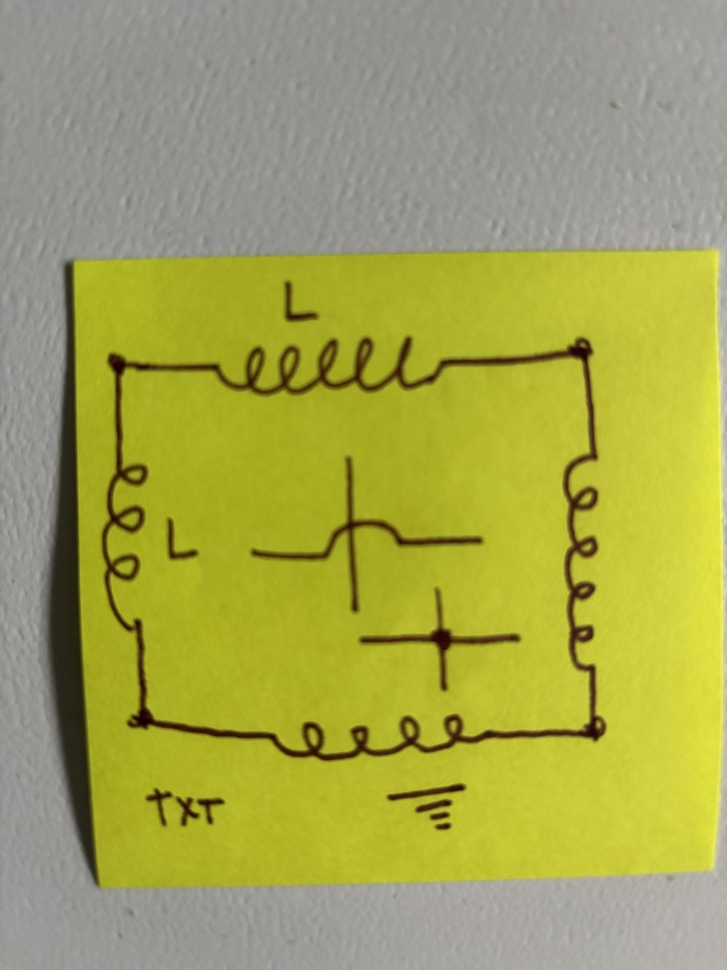
#> input picture training/scripts/test3.jpg, 727 x 970 px, shrunk from 4284 x 5712 before the run
$ jupyter execute lines.ipynb
#> lines starting #> are read from the running program, lines starting #| are printed output that depends on the picture; after the words box and inside, x2 and y2 are one past the last pixel; in counts of white or black regions, pixels touching at a corner belong together
### training/scripts/nodes.py
"""
Functions to clean up hough transform.
"""

import math

def unnest_list(lst: list[list[list[int, int, int, int]]]) -> list[list[int, int, int, int]]:
    """
    Remove uncessary brackets.
    """

    return [item[0] for item in lst]


def get_angle(line: list[int, int, int, int]) -> float:
    """
    Get normalized angle of line segment.
    """
    x0, y0, x1, y1 = line
    rad = math.atan2((y1 - y0), (x1 - x0))
    deg = math.degrees(rad)

    if deg < 0:
        deg += 180
    return deg

def get_length(line: list[int, int, int, int]) -> float:
    """
    Get length of line segment.
    """

    x0, y0, x1, y1 = line
    return math.hypot((x1 - x0), (y1 - y0))

# [8 lines left out: function update_with_angles, not called in this run]

def point_to_segment_distance(point: list[int, int],
                              line: list[int, int, int, int]) -> float:
    """
    Return distance from a point to that of a line segment.
    """

    px, py = point
    x0, y0, x1, y1 = line
    dx = x1 - x0
    dy = y1 - y0

    if dx == dy == 0:
        return math.hypot(px - x1, py - y1)

    # projection factor
    t = ((px - x1) * dx + (py - y1) * dy) / (dx * dx + dy * dy)
    t = max(0, min(1, t)) # segment, not infinite line
    projx = x1 + t * dx
    projy = y1 + t * dy

    return math.hypot(px - projx, py - projy)

def segment_to_segment_distance(line1, line2) -> float:
    """
    Calculate min distance from one segment to another.
    """

    d1 = point_to_segment_distance(line1[:2], line2)
    d2 = point_to_segment_distance(line1[2:], line2)
    d3 = point_to_segment_distance(line2[:2], line1)
    d4 = point_to_segment_distance(line2[2:], line1)

    return min(d1, d2, d3, d4)


def check_lines_similar(line1, line2, angle_threshold, distance_threshold) -> bool:
    """
    Decide if two lines are close and have similar slope.
    """
    # check angle
    deg1, deg2 = get_angle(line1), get_angle(line2)
    if abs(deg2 - deg1) > angle_threshold:
        return False

    # check closeness
    distance = segment_to_segment_distance(line1, line2)
    if distance > distance_threshold:
        return False

    return True

def merge_two_lines(line1, line2) -> list[int, int, int, int]:
    """
    Merge two lines into the longest possible combo.
    Conceptually, lines must be similar for this to be sensible.
    """

    x01, y01, x11, y11 = line1
    x02, y02, x12, y12 = line2

    dist1 = get_length(line1)
    dist2 = get_length(line2)
    l3, dist3 = [x01, y01, x12, y12], get_length([x01, y01, x12, y12])
    l4, dist4 = [x02, y02, x11, y11], get_length([x02, y02, x11, y11])

    dct = {dist1: line1, dist2: line2, dist3: l3, dist4: l4}
    maxx = max(dist1, dist2, dist3, dist4)

    return dct[maxx]

def merge_lines(lines: list[list[int, int, int, int]],
                angle_threshold: int, distance_threshold: int) -> None:

    lines = lines.copy()  # work on a copy

    changed = True
    while changed:
        changed = False
        merged = False

        n = len(lines)
        for i in range(n):
            for j in range(i + 1, n):
                if check_lines_similar(lines[i], lines[j], angle_threshold, distance_threshold):
                    merged_line = merge_two_lines(lines[i], lines[j])

                    # Create a new working list with merged result
                    new_lines = [line for k, line in enumerate(lines) if k not in (i, j)]
                    new_lines.append(merged_line)

                    lines = new_lines
                    changed = True
                    merged = True
                    break  # restart loop
            if merged:
                break

    return lines


### TODO: Determine if this is necessary
# [27 lines left out: functions cluster_points, identify_nodes, not called in this run]

### training/scripts/lines.ipynb
[cell 1]
import cv2
import numpy as np
import matplotlib.pyplot as plt
from nodes import merge_lines, unnest_list

image = cv2.imread("test3.jpg")
#> image is the input picture: shape (970, 727, 3); mean B, G, R 85.5, 164.4, 163.7
print(image is None)
#| False
gray = cv2.cvtColor(image, cv2.COLOR_BGR2GRAY)
blurred = cv2.GaussianBlur(gray, (5, 5), 0)

edges = cv2.Canny(blurred, threshold1=20, threshold2=25, apertureSize=3)
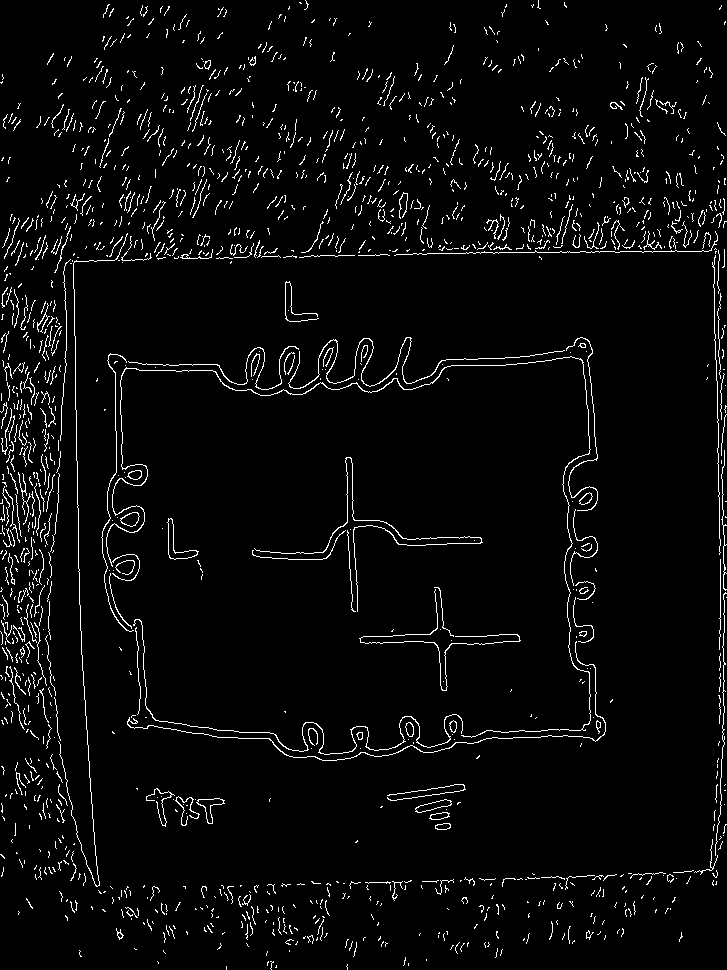
#> edges: shape (970, 727); 3.7% white in thin lines or dots
lines = cv2.HoughLinesP(edges, rho=1, theta=np.pi/180, threshold=25, minLineLength=50, maxLineGap=10)
#> lines = 62 rows, first 6: [493, 253, 609, 251], [723, 599, 723, 546], [719, 492, 720, 588], [79, 569, 80, 630], [343, 883, 410, 881], [713, 244, 714, 301]
print(lines)
#> (printed output is left out)
print(len(lines))
#| 62
line_image = image.copy()
if lines is not None:
    for line in lines:
        x1, y1, x2, y2 = line[0]
        cv2.line(line_image, (x1, y1), (x2, y2), (0, 0, 255), 5)
#> this loop made 62 passes
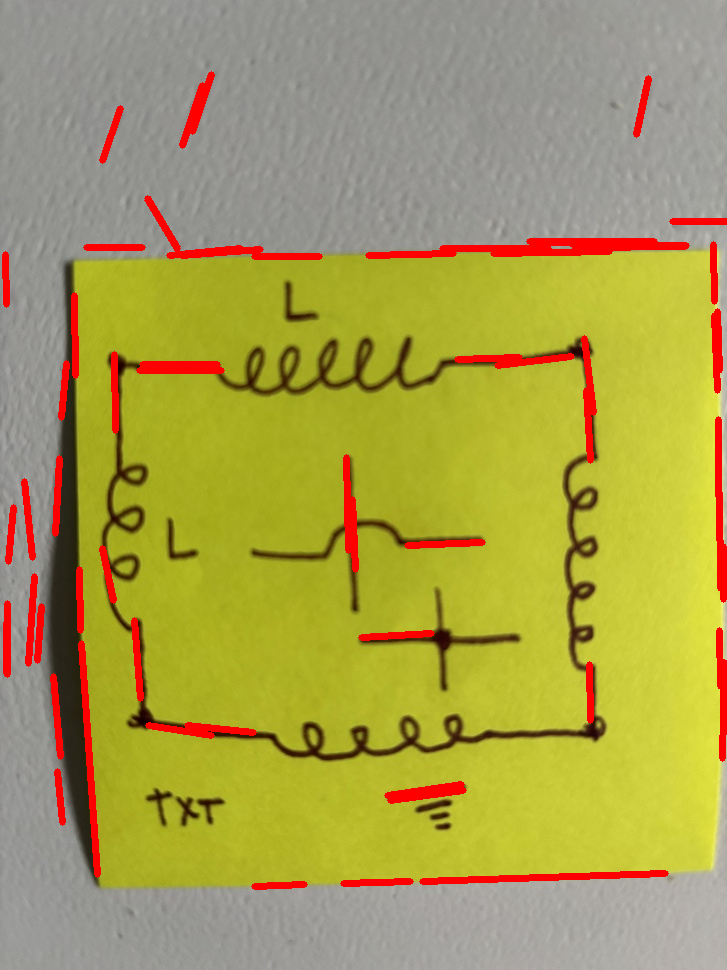
#> line_image: shape (970, 727, 3); 4.38% of pixels changed, all inside (x1, y1, x2, y2) = (2, 71, 727, 890)

plt.imshow(cv2.cvtColor(line_image, cv2.COLOR_BGR2RGB))
plt.title("Detected Lines")
plt.axis("off")
plt.show

lst = unnest_list(lines)
#> lst = 62 items, first 6: [493, 253, 609, 251], [723, 599, 723, 546], [719, 492, 720, 588], [79, 569, 80, 630], [343, 883, 410, 881], [713, 244, 714, 301]
lst = merge_lines(lst, angle_threshold=15, distance_threshold=25)
#> in merge_lines, `lines = lines.copy()`: lines has the same summary as lst outside merge_lines
#> the loop in merge_lines, `while changed:` made 37 passes
#> n on passes 1 to 8: 62, 61, 60, 59, 58, 57, 56, 55
print(lst)
#> (printed output is left out)
print(len(lst))
#| 26

[cell 2]
print(len(lst))
#| 26
if lst is not None:
    for line in lst:
        x1, y1, x2, y2 = line
        cv2.line(line_image, (x1, y1), (x2, y2), (0, 0, 255), 5)
#> this loop made 26 passes
#> line on passes 1 to 8: [114, 354, 115, 430], [86, 247, 142, 247], [5, 254, 6, 304], [7, 674, 7, 603], [407, 545, 482, 542], [361, 637, 431, 633], [589, 664, 590, 720], [254, 256, 319, 256]
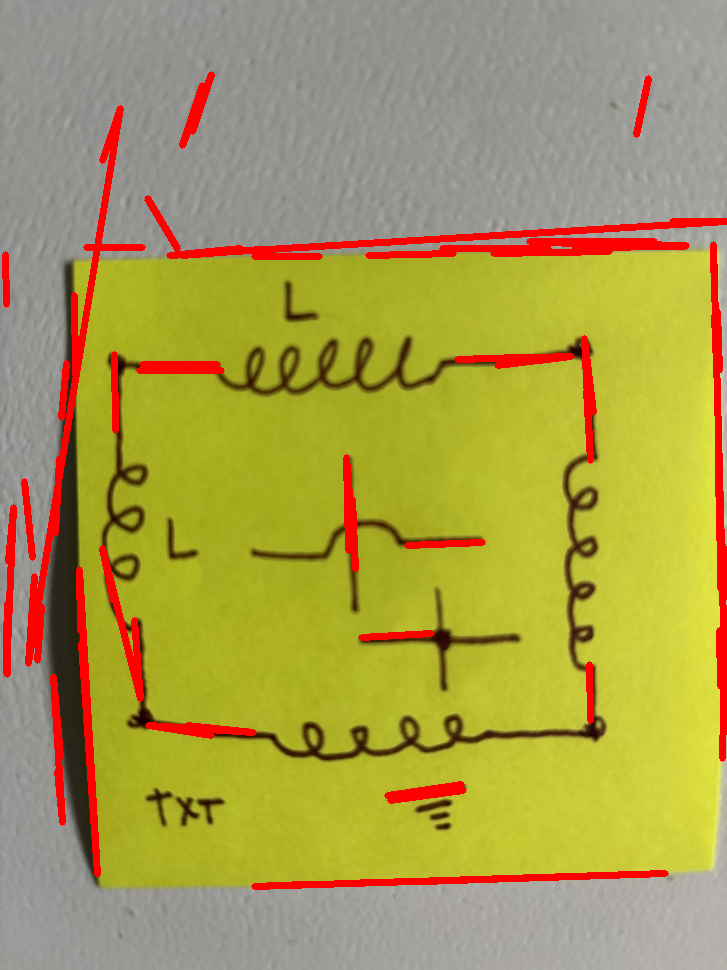
#> line_image: shape (970, 727, 3); 1.25% of pixels changed, all inside (x1, y1, x2, y2) = (6, 80, 727, 890)

plt.imshow(cv2.cvtColor(line_image, cv2.COLOR_BGR2RGB))
plt.title("Detected Lines")
plt.axis("off")
plt.show

[cell 3]
# lets cluster the points and check for intersection --> I will do this very simply at first as POC
# and then see if I can find a better algorithm that keeps a moving average cluster center.
threshold = 10
clusters = []
for line in lines:
    x0, y0, x1, y1 = line[0]
    pt1, pt2 = np.array([x0, y0]), np.array([x1, y1])
    added1 = False
    added2 = False
    for cluster in clusters:

        if any(np.linalg.norm(pt1 - cpt) < threshold for cpt in cluster):
            cluster.append(pt1)
            added1 = True
            break

        if any(np.linalg.norm(pt2 - cpt) < threshold for cpt in cluster):
            cluster.append(pt2)
            added2 = True
            break

    if not added1:
        clusters.append([pt1])
    if not added2:
        clusters.append([pt2])
#> this loop made 62 passes

clust_image = image.copy()

print(len(clusters))
#| 112
for clust in clusters:
    if len(clust) >= 3:
        print(clust)
        for pt in clust:
            x, y = pt
            cv2.circle(clust_image, (x, y), 3, (0, 255, 0), 2)
#> this loop made 112 passes
#> clust on passes 1 to 8: [[493, 253]], [[609, 251], [613, 242]], [[723, 599]], [[723, 546]], [[719, 492], [718, 496]], [[720, 588]], [[79, 569]], [[80, 630]]
#> (printed output is left out)
#> clust_image: shape (970, 727, 3); 0.02% of pixels changed, all inside (x1, y1, x2, y2) = (568, 240, 580, 252)


plt.imshow(cv2.cvtColor(clust_image, cv2.COLOR_BGR2RGB))
plt.title("Detected Lines")
plt.axis("off")
plt.show

[cell 4]
# OK NEW APPROACH: CONTOUR MAPPING:

import cv2
import numpy as np
import matplotlib.pyplot as plt
from nodes import merge_lines, unnest_list

from skimage.morphology import skeletonize


image = cv2.imread("test3.jpg")
image_fresh = image.copy

gray = cv2.cvtColor(image, cv2.COLOR_BGR2GRAY)
blurred = cv2.GaussianBlur(gray, (3, 3), 0)
thresh = cv2.adaptiveThreshold(blurred, 255,
    cv2.ADAPTIVE_THRESH_GAUSSIAN_C, cv2.THRESH_BINARY_INV, 11, 2)
#> thresh: shape (970, 727); 10.8% white; 5266 white regions (4641 under 20 px), largest, box (x1, y1, x2, y2) and area: (102, 336, 606, 761) 16053, (48, 231, 127, 890) 6815, (250, 456, 484, 613) 2289

kernel = cv2.getStructuringElement(cv2.MORPH_RECT, (3, 3))
closed = cv2.morphologyEx(thresh, cv2.MORPH_CLOSE, kernel, iterations=1)
#> closed: shape (970, 727); 11.5% white; 4422 white regions (3749 under 20 px), largest, box (x1, y1, x2, y2) and area: (102, 336, 606, 761) 16189, (48, 231, 127, 890) 7012, (250, 456, 484, 613) 2300

skeleton = skeletonize(closed // 255)
#> skeleton: shape (970, 727) bool; 3.6% white in thin lines or dots

[cell 5]
# continue pasting ngl


def find_junctions(skeleton: np.ndarray) -> list[tuple[int, int]]:
    """
    Find junctions in a 1-pixel-wide skeleton image.
    A junction is defined as a pixel with >= 3 connected neighbors.
    """
    points = np.argwhere(skeleton == 1)
    junctions = []

    for y, x in points:
        # avoid edges
        if 1 <= y < skeleton.shape[0] - 1 and 1 <= x < skeleton.shape[1] - 1:
            neighborhood = skeleton[y-1:y+2, x-1:x+2]
            if np.sum(neighborhood) - 1 >= 3:
                junctions.append((x, y))
#> this loop made 25064 passes
#> (y, x) on passes 1 to 3: (0, 30), (0, 55), (0, 63)

    return junctions

junction_points = find_junctions(skeleton)

print(junction_points)
#> (printed output is left out)
print(len(junction_points))

image3 = cv2.imread("test3.jpg")

for x, y in junction_points:
    cv2.circle(image, (x, y), 2, (0, 0, 255), -1)
#> this loop made 942 passes
#> (x, y) on passes 1 to 3: (541, 4), (542, 4), (541, 5)
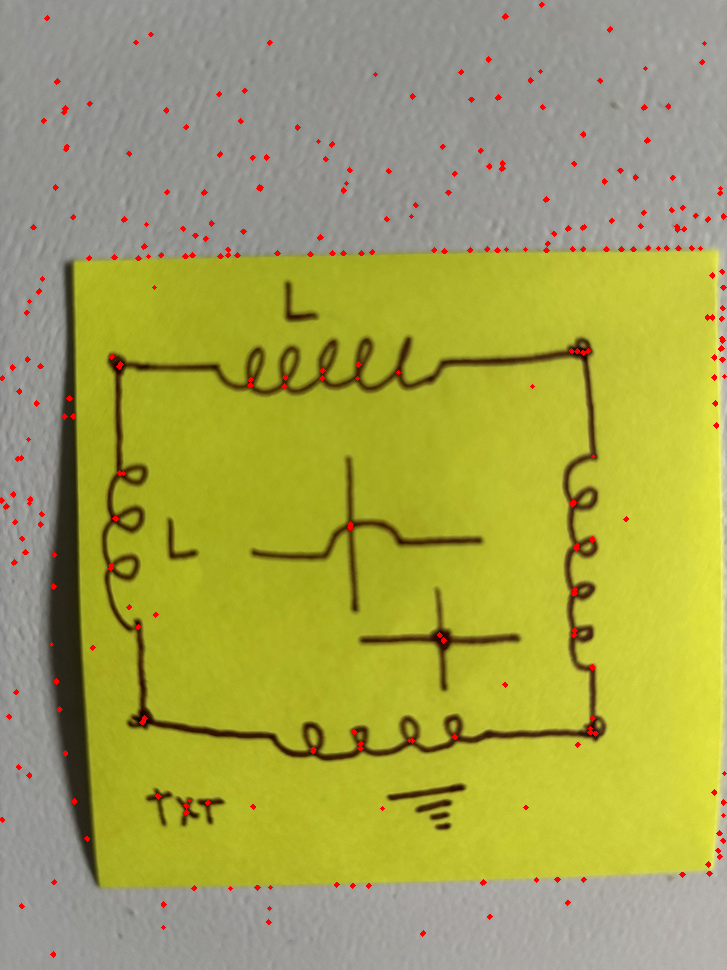
#> image: shape (970, 727, 3); 0.86% of pixels changed, all inside (x1, y1, x2, y2) = (0, 2, 727, 958)

plt.imshow(cv2.cvtColor(image, cv2.COLOR_BGR2RGB))
plt.title("Detected Lines")
plt.axis("off")
plt.show

[cell 6]
# ight lets try one more time:
import cv2
import numpy as np
import matplotlib.pyplot as plt

def trace_lines_with_contours(image: np.ndarray):
    """
    Detects and traces lines in the input image using contours,
    then draws the contours with matplotlib.

    Args:
        image: Input BGR image (numpy array).

    Returns:
        contours: List of contours, each is a numpy array of points.
    """

    # Convert to grayscale
    gray = cv2.cvtColor(image, cv2.COLOR_BGR2GRAY)

    # Binarize and invert so lines are white on black background
    _, thresh = cv2.threshold(gray, 127, 255, cv2.THRESH_BINARY_INV + cv2.THRESH_OTSU)
#> thresh: shape (970, 727); 5.7% white; 13 white regions, largest, box (x1, y1, x2, y2) and area: (102, 337, 606, 761) 18817, (43, 260, 100, 887) 14234, (251, 457, 483, 612) 2861

    # Morphological close to close small gaps in lines
    kernel = cv2.getStructuringElement(cv2.MORPH_RECT, (3, 3))
    closed = cv2.morphologyEx(thresh, cv2.MORPH_CLOSE, kernel, iterations=1)
#> closed: shape (970, 727); 5.8% white; 13 white regions, largest, box (x1, y1, x2, y2) and area: (102, 337, 606, 761) 18926, (43, 260, 100, 887) 14244, (251, 457, 483, 612) 2868

    # Find contours - external contours, keep all points
    contours, _ = cv2.findContours(closed, cv2.RETR_EXTERNAL, cv2.CHAIN_APPROX_NONE)

    # Prepare image for drawing contours (convert BGR to RGB for matplotlib)
    img_rgb = cv2.cvtColor(image, cv2.COLOR_BGR2RGB)

    # Draw contours on the image
    cv2.drawContours(img_rgb, contours, -1, (255, 0, 0), 2)  # Blue contours
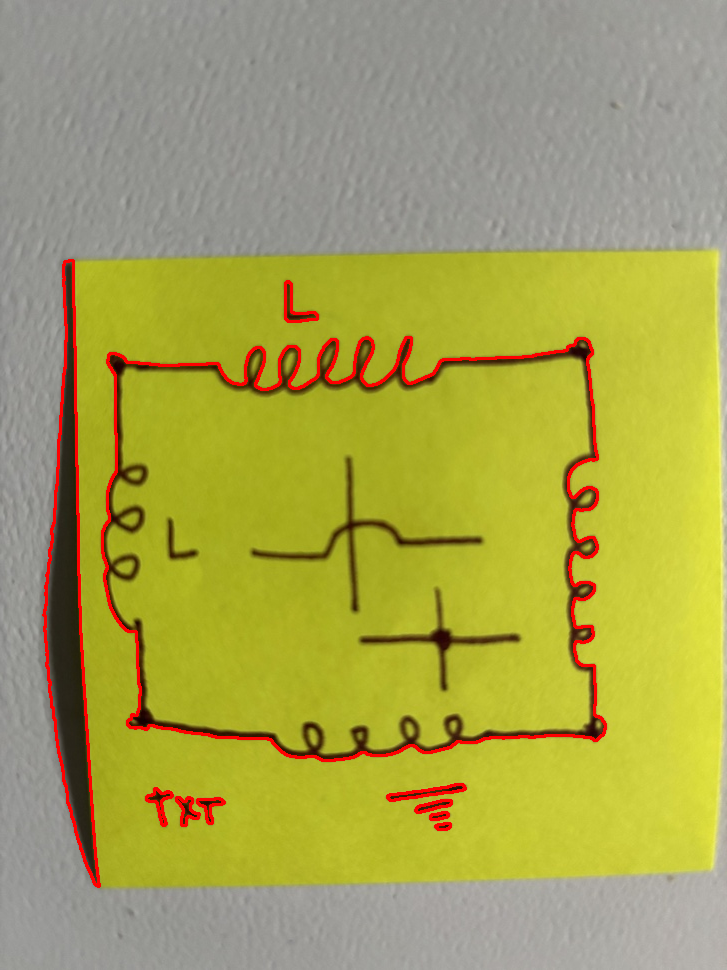
#> img_rgb: shape (970, 727, 3); mean R, G, B 166.6, 162.3, 84.8

    # Plot with matplotlib
    plt.figure(figsize=(10, 10))
    plt.imshow(img_rgb)
    plt.title(f"Traced {len(contours)} line contours")
    plt.axis('off')
    plt.show()

    return contours

image = cv2.imread("test3.jpg")
contours = trace_lines_with_contours(image)

[cell 7]
def local_straightness(contour, window_size=5):
    """
    Compute local straightness along contour using sliding window.

    Returns:
        List of straightness scores per window center point.
    """
    pts = contour[:, 0, :]
    n = len(pts)
    scores = []

    half_w = window_size // 2

    for i in range(n):
        start_idx = max(i - half_w, 0)
        end_idx = min(i + half_w + 1, n)
        segment = pts[start_idx:end_idx]

        # Compute chord length
        chord_len = np.linalg.norm(segment[-1] - segment[0])
        # Compute contour length
        diffs = np.diff(segment, axis=0)
        contour_len = np.sum(np.linalg.norm(diffs, axis=1))

        score = chord_len / contour_len if contour_len > 0 else 0
        scores.append(score)

    return scores


def contour_geometric_length(contour):
    pts = contour[:, 0, :]  # Extract points, shape (N,2)
    diffs = np.diff(pts, axis=0)
    segment_lengths = np.linalg.norm(diffs, axis=1)
    return np.sum(segment_lengths)

def split_contour_by_straightness(contour, threshold=0.9, window_size=5, min_length=10):
    scores = local_straightness(contour, window_size)
    break_points = [0]

    for i in range(1, len(scores)):
        if scores[i] < threshold and scores[i-1] >= threshold:
            break_points.append(i)
        elif scores[i] >= threshold and scores[i-1] < threshold:
            break_points.append(i)

    break_points.append(len(contour))
    break_points = sorted(set(break_points))

    segments = []
    for i in range(len(break_points)-1):
        start, end = break_points[i], break_points[i+1]
        segment = contour[start:end]
        length = contour_geometric_length(segment)
        if length >= min_length:
            segments.append(segment)

    return segments

cont_new = []
for contour in contours:
    cont_new.append(split_contour_by_straightness(contour, window_size=5, min_length=25, threshold=0.8))
#> this loop made 10 passes

image4 = cv2.imread("test3.jpg")

total = 0
for segment in cont_new:
    cv2.drawContours(image4, segment, -1, (255, 0, 0), 4)  # Blue contours
    total += len(segment)
#> this loop made 10 passes
#> segment on passes 1 to 2: [], []
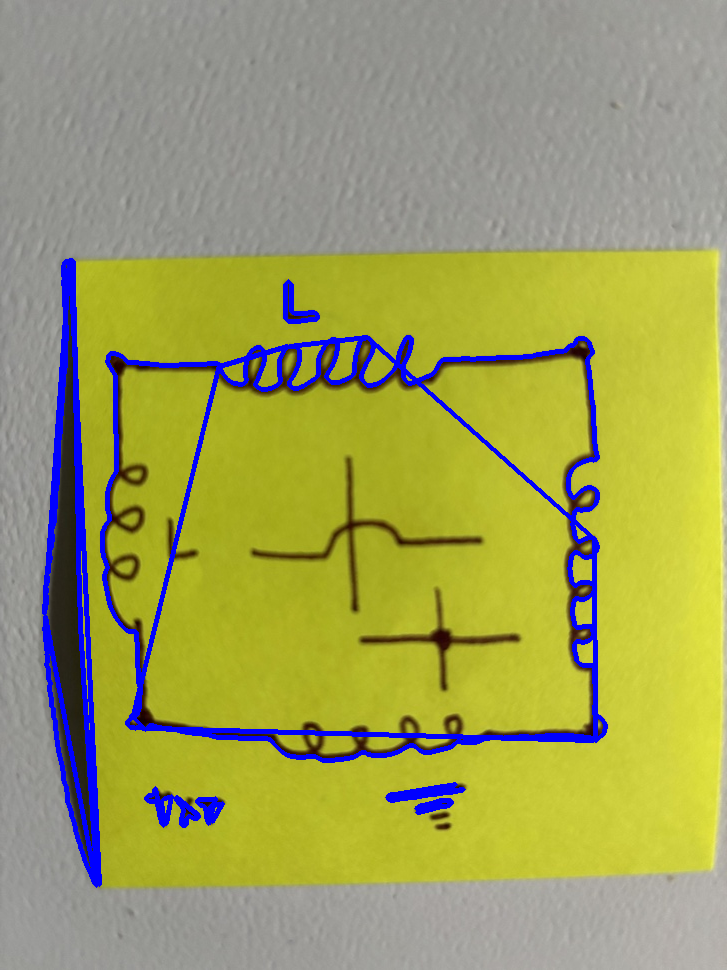
#> image4: shape (970, 727, 3); 4.34% of pixels changed, all inside (x1, y1, x2, y2) = (42, 258, 608, 888)
# Plot with matplotlib
plt.figure(figsize=(10, 10))
plt.imshow(image4)
plt.title(f"Traced {total} line contours")
plt.axis('off')
plt.show()
